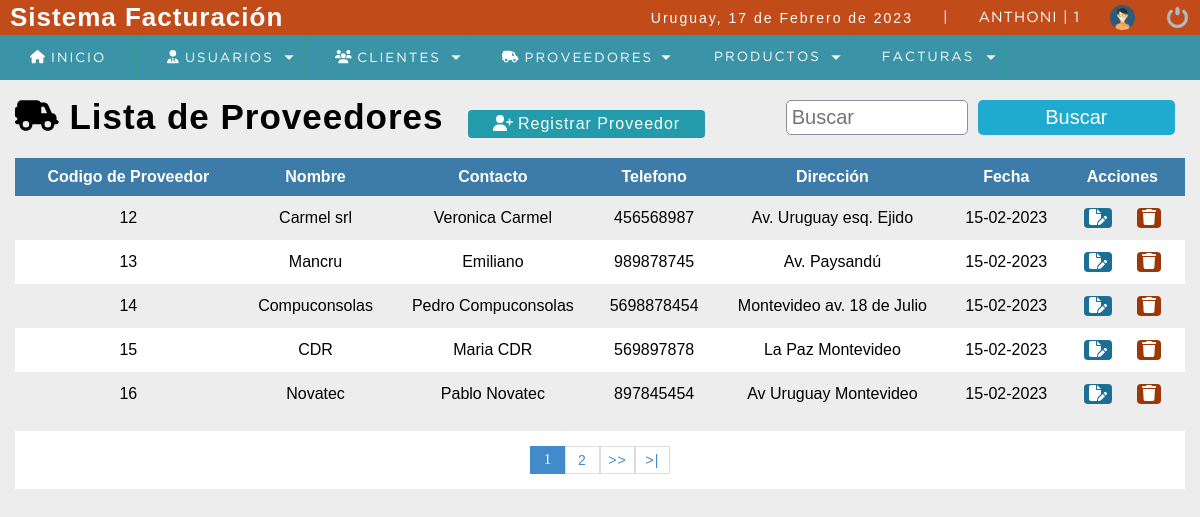
/sistema/lista_proveedor.php (signed in), run on the app's committed database.
### tables this page shows
CREATE TABLE `proveedor` (
  `codproveedor` int(11) NOT NULL,
  `proveedor` varchar(100) DEFAULT NULL,
  `contacto` varchar(100) DEFAULT NULL,
  `telefono` bigint(11) DEFAULT NULL,
  `direccion` text DEFAULT NULL,
  `date_add` datetime NOT NULL DEFAULT current_timestamp(),
  `usuario_id` int(11) NOT NULL,
  `estatus` int(11) NOT NULL DEFAULT 1
);

### sistema/lista_proveedor.php (the view, shortened to what this page needs)
<?php
	include "../conexion.php";
 ?>
<!DOCTYPE html>
<html lang="en">
<head>
	<?php include "includes/scripts.php"; ?>
</head>
<body>
	<?php include "includes/header.php"; ?>
	<section id="container">
			<h1><i class="fa-solid fa-truck-field"></i> Lista de Proveedores</h1>
			<a href="registro_proveedor.php" class="btn_new"><i class="fa-sharp fa-solid fa-user-plus"></i> Registrar Proveedor</a>
			<form action="buscar_proveedor.php" method="get" class="form_search">
				<input type="text" name="busqueda" id="busqueda" placeholder="Buscar">
				<input type="submit" value="Buscar" class="btn_search">
			</form>
			<table>
				<tr>
					<th>Codigo de Proveedor</th>
					<th>Nombre</th>
					<th>Contacto</th>
					<th>Telefono</th>
					<th>Dirección</th>
					<th>Fecha</th>
					<th>Acciones</th>
				</tr>
				<?php
				$sql_register = mysqli_query($conection, "SELECT COUNT(*) as total_registro FROM proveedor WHERE estatus = 1");
				$result_register = mysqli_fetch_array($sql_register);
				$total_registro = $result_register['total_registro'];
				$por_pagina = 5;
				if(empty($_GET['pagina']))
				{
					$pagina = 1;
				}else{
					$pagina = $_GET['pagina'];
				}
				$desde = ($pagina -1) * $por_pagina;
				$total_pagina = ceil($total_registro / $por_pagina);
					$query = mysqli_query($conection,"SELECT * FROM proveedor WHERE estatus =1 ORDER BY codproveedor LIMIT $desde,$por_pagina");
					$result = mysqli_num_rows($query);
					if($result > 0){
						while ($data = mysqli_fetch_array($query)) {
							$formato = 'Y-m-d H:i:s';
							$fecha = DateTime::createFromFormat($formato,$data["date_add"])
					?>
				<tr>
					<td><?php echo $data["codproveedor"]; ?></td>
					<td><?php echo $data["proveedor"]; ?></td>
					<td><?php echo $data["contacto"]; ?></td>
					<td><?php echo $data["telefono"]; ?></td>
					<td><?php echo $data["direccion"]; ?></td>
					<td><?php echo $fecha->format('d-m-Y'); ?></td>
					<td>
						<a class="link_edit" href="editar_proveedor.php?id=<?php echo $data["codproveedor"];?>"><i class="fa-solid fa-file-pen"></i></a>
						<?php
							if($_SESSION['rol'] == 1){
						?>
						<a class="link_delete" href="eliminar_confirmar_proveedor.php?id=<?php echo $data["codproveedor"];?>"><i class="fa-solid fa-trash"></i></a>
						<?php } ?>
					</td>
				</tr>
				<?php
					}
				 		}
				 ?>
			</table>
			<div class="paginador">
				<ul>
				<?php
					for($i=1; $i <= $total_pagina; $i++){
						if($i == $pagina)
						{
							echo '<li class="pageSelected">'.$i.'</li>';
						}else{
							echo '<li><a href="?pagina='.$i.'">'.$i.'</a></li>';
						}
					}
					if($pagina != $total_pagina)
					{
				 ?>
					<li><a href="?pagina=<?php echo $pagina+1; ?>">>></a></li>
					<li><a href="?pagina=<?php echo $total_pagina; ?>">>|</a></li>
				<?php } ?>
				</ul>
			</div>
	</section>
</body>
</html>

### sistema/css/style.css (style rules this page uses)
* { margin: 0; padding: 0; box-sizing: border-box; }
body { background: #ededed; }
h1, h2, h3, h4, h5, h6 { font-family: 'arial'; font-weight: bold; letter-spacing: 1px; }
h1 { font-size: 26px; }
a { text-decoration: none; font-family: arial; letter-spacing: 1px; }
#container { padding: 90px 15px 15px; }
form { background: #FFF; margin: auto; padding: 20px 50px; border: 10 px solid #d1d1d1; border-radius: 5px; }
input,select { display: block; width: 100%; font-size: 15pt; padding: 5px; border: 1px solid #85929e; border-radius: 5px; }
#container h1 { font-size: 35px; display: inline-block; }
.btn_new { display: inline-block; background: #239baa; color: #FFF; padding: 5px 25px; border-radius: 4px; margin: 20px; }
table { border-collapse: collapse; font-size: 12pt; font-family: 'Arial'; width: 100% }
table th { text-align: left; padding: 10px; background: #3d7ba8; color: #FFF; text-align: center; }
table tr:nth-child(odd) { background: #FFF; }
table td { padding: 2px; text-align: center; }
.link_edit { background: #1B6E95; color: #FFF; padding: 1px 5px; border-radius: 4px; margin: 10px; display: inline-block; }
.link_delete { background: #9D3806; color: #FFF; padding: 1px 5px; border-radius: 4px; margin: 10px; display: inline-block; }
.paginador ul { padding: 15px; list-style: none; background: #FFF; margin-top: 15px; display: -webkit-flex; display: -moz-flex; display: -ms-flex; display: -o-flex; display: flex; justify-content: center; }
.paginador a, .pageSelected { color: #428bca; border: 1px solid #ddd; padding: 5px; display: inline-block; font-size: 14px; text-align: center; width: 35px; }
.pageSelected { color: #FFF; background: #428bca; border: 1px solid #428bca; }
.form_search { display: -webkit-flex; display: -moz-flex; display: -ms-flex; display: -o-flex; display: flex; float: right; background: initial; padding: 10px; border-radius: 10px; }
.form_search .btn_search { background: #1faacf; color: #FFF; padding: 0 20px; border: 0; cursor: pointer; margin-left: 10px; }

### data on the page
proveedor: codproveedor "12", proveedor "Carmel srl", contacto "Veronica Carmel", telefono "456568987", direccion "Av. Uruguay esq. Ejido", date_add "15-02-2023"
proveedor: codproveedor "13", proveedor "Mancru", contacto "Emiliano", telefono "989878745", direccion "Av. Paysandú", date_add "15-02-2023"
proveedor: codproveedor "14", proveedor "Compuconsolas", contacto "Pedro Compuconsolas", telefono "5698878454", direccion "Montevideo av. 18 de Julio", date_add "15-02-2023"
proveedor: codproveedor "15", proveedor "CDR", contacto "Maria CDR", telefono "569897878", direccion "La Paz Montevideo", date_add "15-02-2023"
proveedor: codproveedor "16", proveedor "Novatec", contacto "Pablo Novatec", telefono "897845454", direccion "Av Uruguay Montevideo", date_add "15-02-2023"

### other printed values
fechaC() "17 de Febrero de 2023"
$_SESSION['user'] "ANTHONI"
$_SESSION['rol'] "1"
